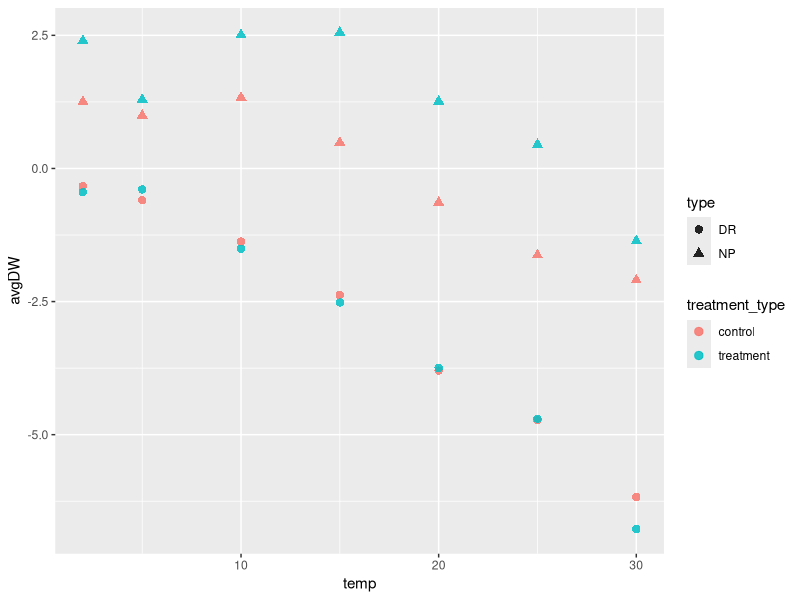
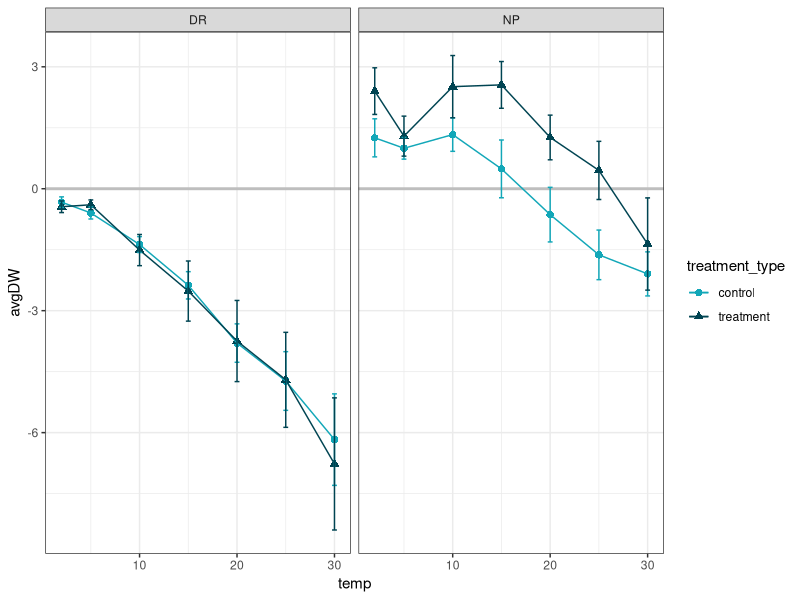
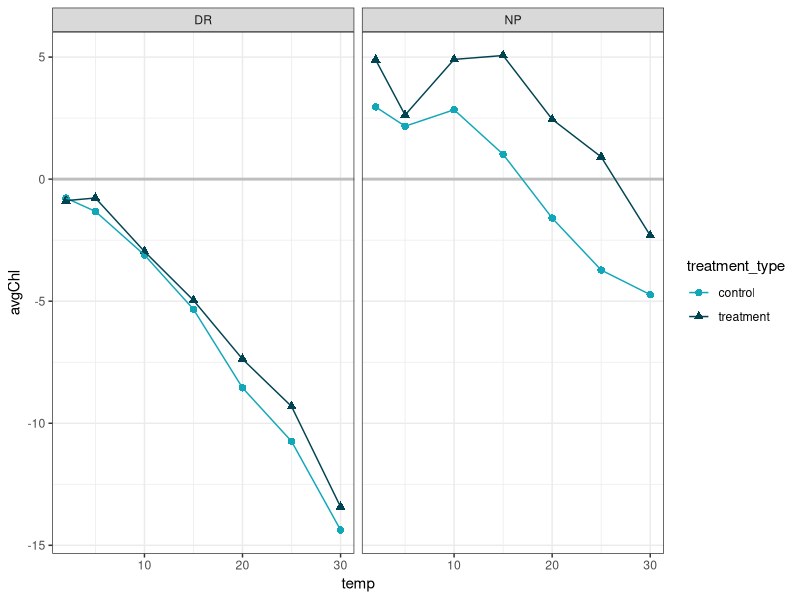
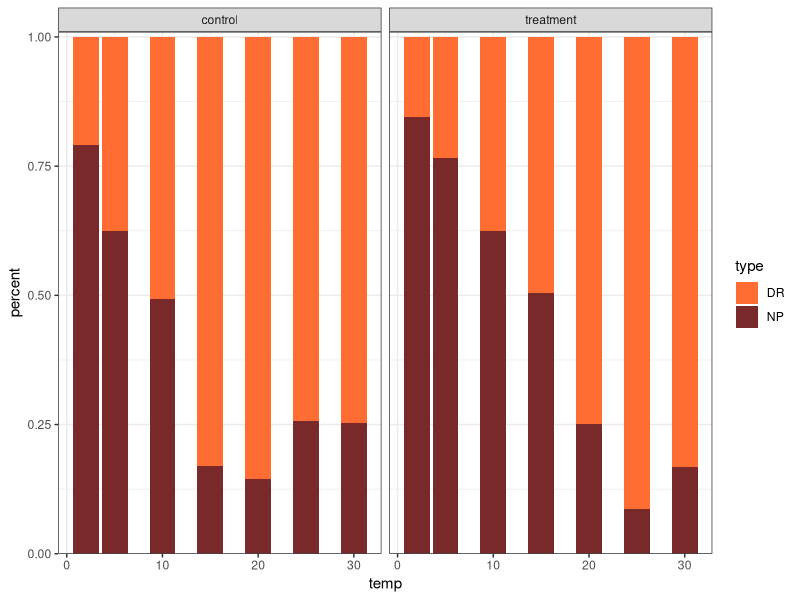
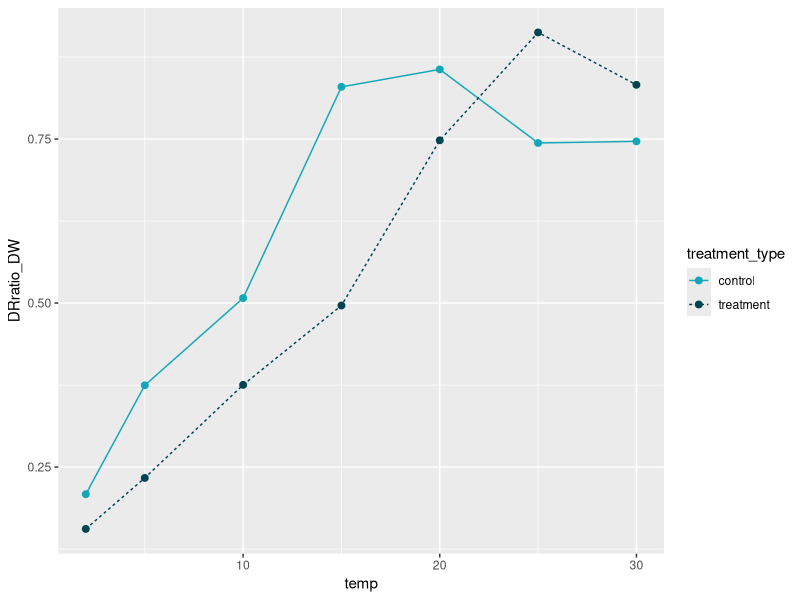
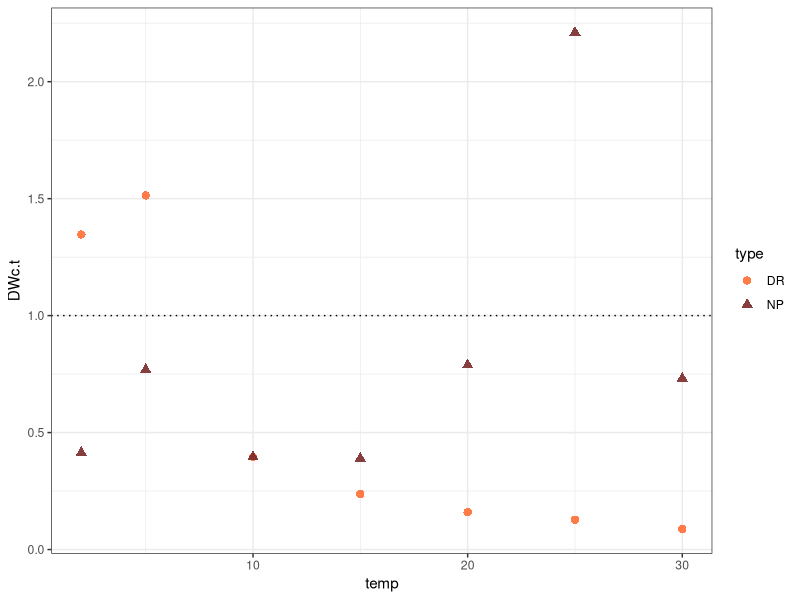
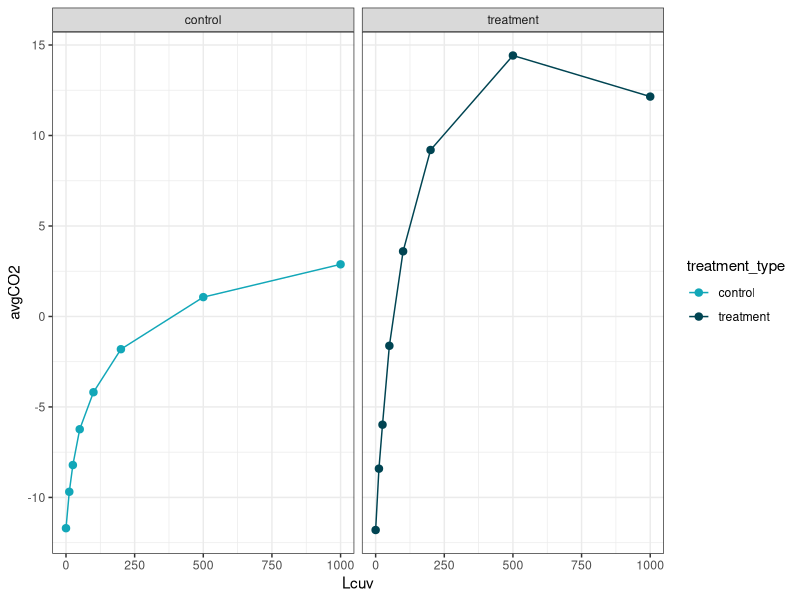

These figures' R source, in order: (Note: this script raises an error after producing the figures.)
# Plots for dissertation 
# Emma Gemal, s1758915@sms.ed.ac.uk
# University of Edinburgh 

## Library ----
library(tidyverse)

## Temperature Response Curves ----
avgdata <- read.csv("Data/np_dr_averages.csv", header = TRUE)
str(avgdata)

avgdata <- avgdata %>% 
              mutate(treatment_type = as.factor(treatment_type),
                     type = as.factor(type))
str(avgdata)

# temperature curve plots
(all_plot <- ggplot(avgdata, aes(x = temp, y = avgDW)) +
                geom_point(aes(color = treatment_type, shape = type), 
                           size = 2.5, alpha = 0.85))

# FOR DISSERTATION 
(facet_plot <- ggplot(avgdata, aes(x = temp, y = avgDW)) +
                  geom_hline(yintercept = 0, color = "grey", size = 1) +  # optional to keep              
                  geom_point(aes(shape = treatment_type, color = treatment_type),
                             size = 2.2) +
                  geom_line(aes(color = treatment_type)) +
                  facet_wrap(~type, nrow = 1) +
                  geom_errorbar(aes(ymin = avgDW-se_DW, ymax = avgDW+se_DW,
                                    color = treatment_type),
                                width = 0.5) +
                  scale_color_manual(values = c("#12A7B8", "#004452")) +
                  theme_bw())  
# respiration has acclimated to remain exactly the same as the control!! 

# using chlorophyll data instead
(facet_plot_chl <- ggplot(avgdata, aes(x = temp, y = avgChl)) +
                      geom_hline(yintercept = 0, color = "grey", size = 1) +  # optional to keep              
                      geom_point(aes(shape = treatment_type, color = treatment_type),
                                 size = 2.2) +
                      geom_line(aes(color = treatment_type)) +
                      facet_wrap(~type, nrow = 1) +
                      scale_color_manual(values = c("#12A7B8", "#004452")) +
                      theme_bw())
# basically the same relationship, which is good! Slightly different values of course 
# use to show that the relationship is the same, and explain that DW is used throughout
  # in order to allow scaling and comparison with other vegetation types 


## Carbon Gain Efficiency ----
cgain <- read.csv("Data/c_gain_long.csv") 
cgain_wide <- read.csv("Data/c_gain_efficiency.csv")  # if keeping the 2nd plot 

# making stacked plot
# FOR DISSERTATION
(stacked_both <- ggplot(cgain, aes(x = temp, y = percent, fill = type)) +
                    geom_bar(position = "fill", stat = "identity") +
                    facet_wrap(~treatment_type, nrow = 1) +
                    scale_fill_manual(values = c("#FF6D33", "#7A292A")) +
                    scale_y_continuous(expand = expansion(mult = c(0, 0.01))) +  # OR
               #    scale_y_continuous(expand = c(0,0)) +
                    theme_bw())
# idk if I need this one: 
# change in ratio between respiration and (gross) photosynthesis 
(dr_gp_plot <- ggplot(cgain_wide, aes(x = temp, y = DRratio_DW)) +
                  geom_point(aes(color = treatment_type), size = 2) +
                  geom_line(aes(color = treatment_type, linetype = treatment_type)) +
                  scale_color_manual(values = c("#12A7B8", "#004452")))
# treatment appears to have acclimated, has lower ratios = has smaller R 
 # or larger GP at higher temperatures 


## Acclimation Ratios ----
ratios <- read.csv("Data/acclim_ratios.csv")

(ratio_plot <- ggplot(ratios, aes(x = temp, y = DWc.t)) +
                  geom_point(aes(color = type, shape = type), size = 2.5, alpha = 0.9) +
               #  geom_line(aes(color = type)) +  # don't know if I need to connect them
                  geom_hline(yintercept = 1, linetype = "dotted") +
                  theme_bw() +
                  scale_color_manual(values = c("#FF6D33", "#7A292A")))

# DR = 10-30 degrees the dark respiration ratios are nearly identical/ very similar
  # could imply Q10 is the same for those temperatures, so >5 degrees 
# closer to 1 would imply acclimation to the same rates as the control at optimal temp
  # >1 would imply increased rates compared to the control 
  # closer to 0 would imply less acclimation 
# DR 2 and 5 degrees > 1, so higher respiration rates
# NP 25 > 1, so higher net photosynthesis rates (>2x) and thus increased productivity 


## Light Response Curves ----
light <- read.csv("Data/light_responses.csv")
str(light)
summary(light)  # max control = 2.881, max treatment = 14.420 

0.9*2.881  # 90% max control = 2.593
0.9*14.420  # 90% max treatment = 12.978

light <- light %>% 
            pivot_longer(cols = 2:3,
                         names_to = "treatment_type",
                         names_prefix = "avgCO2_",
                         values_to = "avgCO2")

light_control <- light %>% 
                  filter(treatment_type == "control")
light_treatment <- light %>% 
                      filter(treatment_type == "treatment")

# plotting the light response curves
vline <- data.frame(z = c(750, 300), treatment_type = factor(c("control", "treatment")))

(light_plots <- ggplot(light, aes(x = Lcuv, y = avgCO2)) +
                  geom_point(aes(color = treatment_type), size = 2.2) +
                  geom_line(aes(color = treatment_type)) +
                  facet_wrap(~treatment_type) +
             #     geom_vline(data = vline, aes(xintercept = z), size = 10, alpha = 0.3) +              
                  theme_bw() +
                  scale_color_manual(values = c("#12A7B8", "#004452")))





#### creating c_gain_long.csv
# separating the control and treatment data 
control_dw <- cgain[cgain$treatment_type == "control", ]
treatment_dw <- cgain[cgain$treatment_type == "treatment", ]

# putting dark respiration and net photosynthesis values into a long column 
control_perc_long <- control_dw %>% 
  gather(type, percent, 5:6) %>% 
  mutate(type = case_when(type == "DRperc_DW" ~ "DR",
                          type == "NPperc_DW" ~ "NP"))
control_ratio_long <- control_dw %>% 
  gather(type, ratio, 3:4) %>% 
  mutate(type = case_when(type == "DRratio_DW" ~ "DR",
                          type == "NPratio_DW" ~ "NP"))
control_long_combo <- full_join(control_perc_long, control_ratio_long) %>% 
  dplyr::select(c("temp", "GP_DW", "treatment_type",
                  "type", "percent", "ratio"))

treatment_perc_long <- treatment_dw %>% 
  gather(type, percent, 5:6) %>% 
  mutate(type = case_when(type == "DRperc_DW" ~ "DR",
                          type == "NPperc_DW" ~ "NP"))
treatment_ratio_long <- treatment_dw %>% 
  gather(type, ratio, 3:4) %>% 
  mutate(type = case_when(type == "DRratio_DW" ~ "DR",
                          type == "NPratio_DW" ~ "NP"))
treatment_long_combo <- full_join(treatment_perc_long, treatment_ratio_long) %>% 
  dplyr::select(c("temp", "GP_DW", "treatment_type",
                  "type", "percent", "ratio"))

# combining treatments for plotting
cgain_combo <- full_join(treatment_long_combo, control_long_combo)
write.csv(cgain_combo, "Data/c_gain_long.csv", row.names = FALSE) 